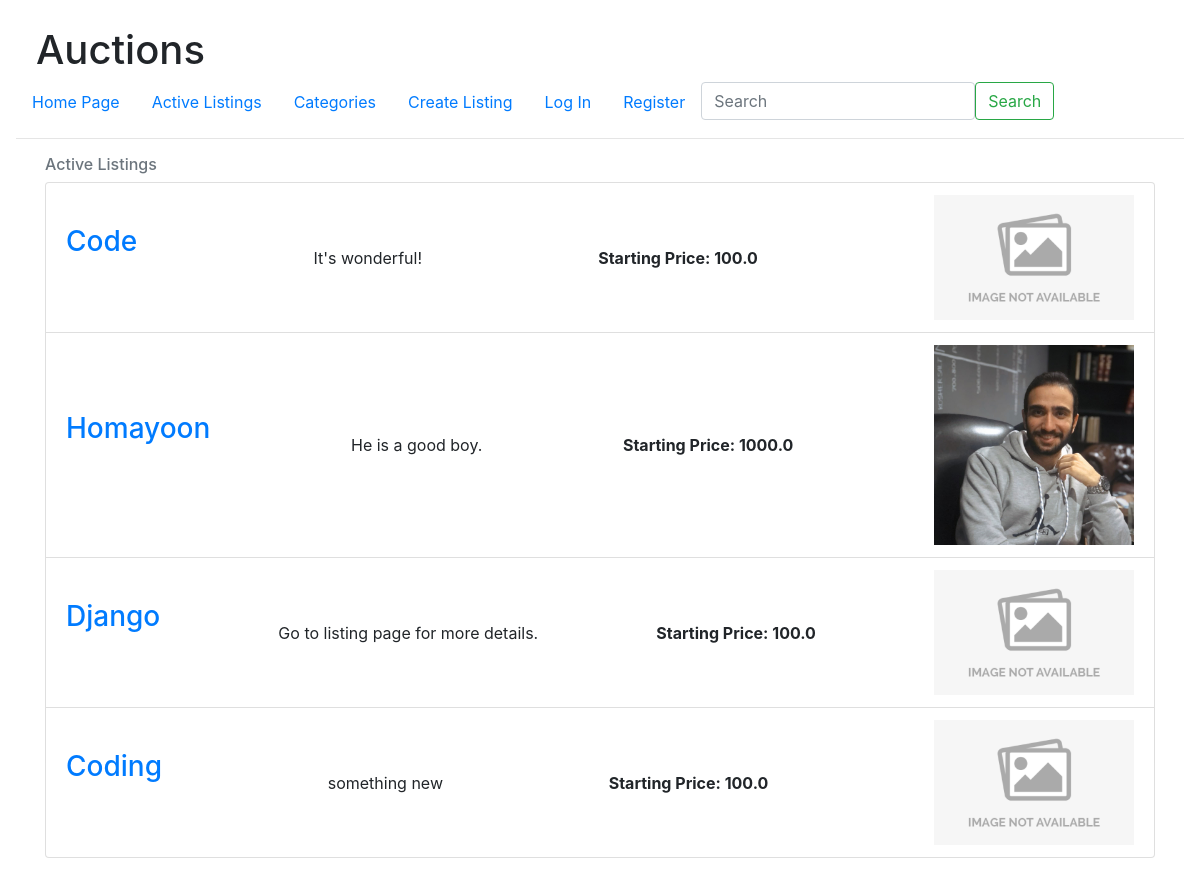
The page / on the database its author committed.
### Auction/models.py (models this page shows)
class Listing(models.Model):
    title = models.CharField(max_length=20)
    description = models.TextField(blank=True, null=True)
    user = models.ForeignKey(User, related_name='listings', on_delete=models.CASCADE)
    watchers = models.ManyToManyField(User, related_name='watchlist', blank=True)
    category = models.ManyToManyField(Category, related_name='listings', blank=True)
    created_at = models.DateTimeField(auto_now_add=True)
    updated_at = models.DateTimeField(auto_now=True)
    starting_price = models.FloatField()
    image = models.ImageField(upload_to='uploads/', blank=True, null=True)

### Commerce/views.py (the view)
# urls.py: path('', index_view, name='index'),
def index_view(request):
    listings = Listing.objects.all()
    context = {
        'listings': listings
    }
    return render(request, 'auction/index.html', context = context)

### templates/auction/index.html (shortened to what this page needs)
{% extends 'layout.html' %}
{% block body %}
{% load static %}
<div class="container">
    <div class="row">
        <div class="col-12 col-sm-8 col-lg-12">
            <h6 class="text-muted">Active Listings</h6>
            <ul class="list-group">
                {% for listing in listings %}
                <li class="list-group-item d-flex justify-content-between align-items-center">
                        <a href='{% url "auction:listing" listing.id %}'>
                            <h3>{{ listing.title }}</h3><br/>
                        </a>
                        {% if listing.description|length > 20 %}
                        Go to listing page for more details.<br/>
                        {% else %}
                        {{ listing.description }}<br/>
                        {% endif %}
                        <b>Starting Price: {{ listing.starting_price }}</b>
                        <div class="image-parent">
                        {% if listing.image %}
                            <img src="{{ listing.image.url }}" class="img-fluid">
                            {% else %}
                            <img src="{% static 'Auction/no_image.jpg' %}" class="img-fluid">
                            {% endif %}
                        </div>
                        {% empty %}
                            No Active Listings are available at the moment!
                    </li>
                {% endfor %}
            </ul>
        </div>
    </div>
</div>
{% endblock %}

### Auction/static/Auction/styles.css (style rules this page uses)
body { padding: 10px; }

### templates/auction/index.html (style rules this page uses)
body { padding: 1rem 1rem; }
.image-parent { max-width: 200px; }

### rows shown on the page
Listing: title "Code", description "It's wonderful!", starting_price "100.0"
Listing: title "Homayoon", description "He is a good boy.", starting_price "1000.0", image (picture)
Listing: title "Django", shows "Go to listing page for more details.", starting_price "100.0"
Listing: title "Coding", description "something new", starting_price "100.0"
